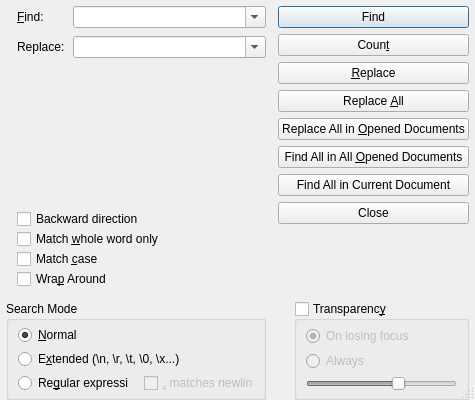
<?xml version="1.0" encoding="UTF-8"?>
<ui version="4.0">
 <class>FindReplaceDialog</class>
 <widget class="QDialog" name="FindReplaceDialog">
  <property name="geometry">
   <rect>
    <x>0</x>
    <y>0</y>
    <width>475</width>
    <height>400</height>
   </rect>
  </property>
  <property name="minimumSize">
   <size>
    <width>475</width>
    <height>400</height>
   </size>
  </property>
  <property name="maximumSize">
   <size>
    <width>475</width>
    <height>400</height>
   </size>
  </property>
  <property name="windowTitle">
   <string>Find</string>
  </property>
  <property name="sizeGripEnabled">
   <bool>true</bool>
  </property>
  <layout class="QVBoxLayout" name="verticalLayout_3">
   <property name="spacing">
    <number>6</number>
   </property>
   <property name="sizeConstraint">
    <enum>QLayout::SetNoConstraint</enum>
   </property>
   <property name="leftMargin">
    <number>0</number>
   </property>
   <property name="topMargin">
    <number>0</number>
   </property>
   <property name="rightMargin">
    <number>0</number>
   </property>
   <property name="bottomMargin">
    <number>0</number>
   </property>
   <item>
    <layout class="QGridLayout" name="gridLayout_2">
     <property name="leftMargin">
      <number>6</number>
     </property>
     <property name="rightMargin">
      <number>6</number>
     </property>
     <property name="spacing">
      <number>0</number>
     </property>
     <item row="3" column="0">
      <layout class="QHBoxLayout" name="horizontalLayout_3">
       <item>
        <widget class="QGroupBox" name="searchMode">
         <property name="sizePolicy">
          <sizepolicy hsizetype="MinimumExpanding" vsizetype="Preferred">
           <horstretch>0</horstretch>
           <verstretch>0</verstretch>
          </sizepolicy>
         </property>
         <property name="minimumSize">
          <size>
           <width>0</width>
           <height>0</height>
          </size>
         </property>
         <property name="title">
          <string>Search Mode</string>
         </property>
         <layout class="QVBoxLayout" name="verticalLayout">
          <property name="spacing">
           <number>4</number>
          </property>
          <property name="topMargin">
           <number>4</number>
          </property>
          <property name="bottomMargin">
           <number>4</number>
          </property>
          <item>
           <widget class="QRadioButton" name="radioNormalSearch">
            <property name="enabled">
             <bool>true</bool>
            </property>
            <property name="sizePolicy">
             <sizepolicy hsizetype="MinimumExpanding" vsizetype="Fixed">
              <horstretch>0</horstretch>
              <verstretch>0</verstretch>
             </sizepolicy>
            </property>
            <property name="text">
             <string>&amp;Normal</string>
            </property>
            <property name="checked">
             <bool>true</bool>
            </property>
           </widget>
          </item>
          <item>
           <widget class="QRadioButton" name="radioExtendedSearch">
            <property name="sizePolicy">
             <sizepolicy hsizetype="MinimumExpanding" vsizetype="Fixed">
              <horstretch>0</horstretch>
              <verstretch>0</verstretch>
             </sizepolicy>
            </property>
            <property name="text">
             <string>E&amp;xtended (\n, \r, \t, \0, \x...)</string>
            </property>
           </widget>
          </item>
          <item>
           <layout class="QHBoxLayout" name="horizontalLayout_4">
            <property name="spacing">
             <number>16</number>
            </property>
            <item>
             <widget class="QRadioButton" name="radioRegexSearch">
              <property name="sizePolicy">
               <sizepolicy hsizetype="Minimum" vsizetype="Fixed">
                <horstretch>0</horstretch>
                <verstretch>0</verstretch>
               </sizepolicy>
              </property>
              <property name="text">
               <string>Re&amp;gular expression</string>
              </property>
             </widget>
            </item>
            <item>
             <widget class="QCheckBox" name="checkBoxRegexMatchesNewline">
              <property name="enabled">
               <bool>false</bool>
              </property>
              <property name="sizePolicy">
               <sizepolicy hsizetype="MinimumExpanding" vsizetype="Fixed">
                <horstretch>0</horstretch>
                <verstretch>0</verstretch>
               </sizepolicy>
              </property>
              <property name="text">
               <string>&amp;. matches newline</string>
              </property>
             </widget>
            </item>
           </layout>
          </item>
         </layout>
        </widget>
       </item>
       <item>
        <spacer name="horizontalSpacer">
         <property name="orientation">
          <enum>Qt::Horizontal</enum>
         </property>
         <property name="sizeHint" stdset="0">
          <size>
           <width>40</width>
           <height>20</height>
          </size>
         </property>
        </spacer>
       </item>
      </layout>
     </item>
     <item row="3" column="1" alignment="Qt::AlignRight">
      <widget class="QGroupBox" name="transparency">
       <property name="sizePolicy">
        <sizepolicy hsizetype="Maximum" vsizetype="Preferred">
         <horstretch>0</horstretch>
         <verstretch>0</verstretch>
        </sizepolicy>
       </property>
       <property name="minimumSize">
        <size>
         <width>175</width>
         <height>0</height>
        </size>
       </property>
       <property name="title">
        <string>Transparenc&amp;y</string>
       </property>
       <property name="checkable">
        <bool>true</bool>
       </property>
       <property name="checked">
        <bool>false</bool>
       </property>
       <layout class="QVBoxLayout" name="verticalLayout_2">
        <property name="spacing">
         <number>4</number>
        </property>
        <property name="topMargin">
         <number>4</number>
        </property>
        <property name="bottomMargin">
         <number>4</number>
        </property>
        <item>
         <widget class="QRadioButton" name="radioOnLosingFocus">
          <property name="text">
           <string>On losing focus</string>
          </property>
          <property name="checked">
           <bool>true</bool>
          </property>
         </widget>
        </item>
        <item>
         <widget class="QRadioButton" name="radioAlways">
          <property name="text">
           <string>Always</string>
          </property>
         </widget>
        </item>
        <item>
         <widget class="QSlider" name="horizontalSlider">
          <property name="minimum">
           <number>20</number>
          </property>
          <property name="maximum">
           <number>100</number>
          </property>
          <property name="sliderPosition">
           <number>70</number>
          </property>
          <property name="orientation">
           <enum>Qt::Horizontal</enum>
          </property>
         </widget>
        </item>
       </layout>
      </widget>
     </item>
     <item row="2" column="1">
      <layout class="QVBoxLayout" name="verticalLayout_4">
       <property name="spacing">
        <number>6</number>
       </property>
       <property name="leftMargin">
        <number>12</number>
       </property>
       <property name="topMargin">
        <number>6</number>
       </property>
       <item>
        <widget class="QPushButton" name="buttonFind">
         <property name="text">
          <string>Find</string>
         </property>
         <property name="autoDefault">
          <bool>false</bool>
         </property>
         <property name="default">
          <bool>true</bool>
         </property>
        </widget>
       </item>
       <item>
        <widget class="QPushButton" name="buttonCount">
         <property name="text">
          <string>Coun&amp;t</string>
         </property>
         <property name="autoDefault">
          <bool>false</bool>
         </property>
        </widget>
       </item>
       <item>
        <widget class="QPushButton" name="buttonReplace">
         <property name="text">
          <string>&amp;Replace</string>
         </property>
        </widget>
       </item>
       <item>
        <widget class="QPushButton" name="buttonReplaceAll">
         <property name="text">
          <string>Replace &amp;All</string>
         </property>
        </widget>
       </item>
       <item>
        <widget class="QPushButton" name="buttonReplaceAllInDocuments">
         <property name="text">
          <string>Replace All in &amp;Opened Documents</string>
         </property>
        </widget>
       </item>
       <item>
        <widget class="QPushButton" name="buttonFindAllInDocuments">
         <property name="text">
          <string>Find All in All &amp;Opened Documents</string>
         </property>
         <property name="autoDefault">
          <bool>false</bool>
         </property>
        </widget>
       </item>
       <item>
        <widget class="QPushButton" name="buttonFindAllInCurrent">
         <property name="text">
          <string>Find All in Current Document</string>
         </property>
         <property name="autoDefault">
          <bool>false</bool>
         </property>
        </widget>
       </item>
       <item>
        <widget class="QPushButton" name="buttonClose">
         <property name="text">
          <string>Close</string>
         </property>
         <property name="autoDefault">
          <bool>false</bool>
         </property>
        </widget>
       </item>
       <item>
        <spacer name="verticalSpacer_2">
         <property name="orientation">
          <enum>Qt::Vertical</enum>
         </property>
         <property name="sizeHint" stdset="0">
          <size>
           <width>20</width>
           <height>40</height>
          </size>
         </property>
        </spacer>
       </item>
      </layout>
     </item>
     <item row="2" column="0">
      <layout class="QVBoxLayout" name="verticalLayout_5" stretch="0,0,0,0,0,0">
       <property name="leftMargin">
        <number>11</number>
       </property>
       <property name="topMargin">
        <number>6</number>
       </property>
       <property name="bottomMargin">
        <number>12</number>
       </property>
       <item>
        <layout class="QFormLayout" name="formLayout">
         <property name="sizeConstraint">
          <enum>QLayout::SetNoConstraint</enum>
         </property>
         <property name="fieldGrowthPolicy">
          <enum>QFormLayout::AllNonFixedFieldsGrow</enum>
         </property>
         <property name="labelAlignment">
          <set>Qt::AlignLeading|Qt::AlignLeft|Qt::AlignVCenter</set>
         </property>
         <property name="formAlignment">
          <set>Qt::AlignJustify|Qt::AlignTop</set>
         </property>
         <property name="horizontalSpacing">
          <number>8</number>
         </property>
         <property name="verticalSpacing">
          <number>8</number>
         </property>
         <item row="0" column="0">
          <widget class="QLabel" name="label">
           <property name="text">
            <string>&amp;Find:</string>
           </property>
           <property name="buddy">
            <cstring>comboFind</cstring>
           </property>
          </widget>
         </item>
         <item row="0" column="1">
          <widget class="QComboBox" name="comboFind">
           <property name="sizePolicy">
            <sizepolicy hsizetype="MinimumExpanding" vsizetype="Fixed">
             <horstretch>0</horstretch>
             <verstretch>0</verstretch>
            </sizepolicy>
           </property>
           <property name="editable">
            <bool>true</bool>
           </property>
           <property name="maxCount">
            <number>10</number>
           </property>
           <property name="insertPolicy">
            <enum>QComboBox::NoInsert</enum>
           </property>
          </widget>
         </item>
         <item row="1" column="0">
          <widget class="QLabel" name="labelReplaceWith">
           <property name="enabled">
            <bool>true</bool>
           </property>
           <property name="text">
            <string>Replace:</string>
           </property>
          </widget>
         </item>
         <item row="1" column="1">
          <widget class="QComboBox" name="comboReplace">
           <property name="sizePolicy">
            <sizepolicy hsizetype="MinimumExpanding" vsizetype="Fixed">
             <horstretch>0</horstretch>
             <verstretch>0</verstretch>
            </sizepolicy>
           </property>
           <property name="editable">
            <bool>true</bool>
           </property>
           <property name="maxCount">
            <number>10</number>
           </property>
           <property name="insertPolicy">
            <enum>QComboBox::NoInsert</enum>
           </property>
          </widget>
         </item>
        </layout>
       </item>
       <item>
        <spacer name="verticalSpacer">
         <property name="orientation">
          <enum>Qt::Vertical</enum>
         </property>
         <property name="sizeHint" stdset="0">
          <size>
           <width>20</width>
           <height>40</height>
          </size>
         </property>
        </spacer>
       </item>
       <item>
        <widget class="QCheckBox" name="checkBoxBackwardsDirection">
         <property name="text">
          <string>Backward direction</string>
         </property>
        </widget>
       </item>
       <item>
        <widget class="QCheckBox" name="checkBoxMatchWholeWord">
         <property name="text">
          <string>Match &amp;whole word only</string>
         </property>
        </widget>
       </item>
       <item>
        <widget class="QCheckBox" name="checkBoxMatchCase">
         <property name="text">
          <string>Match &amp;case</string>
         </property>
        </widget>
       </item>
       <item>
        <widget class="QCheckBox" name="checkBoxWrapAround">
         <property name="text">
          <string>Wra&amp;p Around</string>
         </property>
        </widget>
       </item>
      </layout>
     </item>
    </layout>
   </item>
  </layout>
 </widget>
 <tabstops>
  <tabstop>comboFind</tabstop>
  <tabstop>comboReplace</tabstop>
  <tabstop>checkBoxBackwardsDirection</tabstop>
  <tabstop>checkBoxMatchWholeWord</tabstop>
  <tabstop>checkBoxMatchCase</tabstop>
  <tabstop>checkBoxWrapAround</tabstop>
  <tabstop>radioNormalSearch</tabstop>
  <tabstop>radioExtendedSearch</tabstop>
  <tabstop>radioRegexSearch</tabstop>
  <tabstop>checkBoxRegexMatchesNewline</tabstop>
  <tabstop>buttonFind</tabstop>
  <tabstop>buttonCount</tabstop>
  <tabstop>buttonReplace</tabstop>
  <tabstop>buttonReplaceAll</tabstop>
  <tabstop>buttonReplaceAllInDocuments</tabstop>
  <tabstop>buttonFindAllInDocuments</tabstop>
  <tabstop>buttonFindAllInCurrent</tabstop>
  <tabstop>buttonClose</tabstop>
  <tabstop>transparency</tabstop>
  <tabstop>radioOnLosingFocus</tabstop>
  <tabstop>radioAlways</tabstop>
  <tabstop>horizontalSlider</tabstop>
 </tabstops>
 <resources/>
 <connections/>
</ui>
